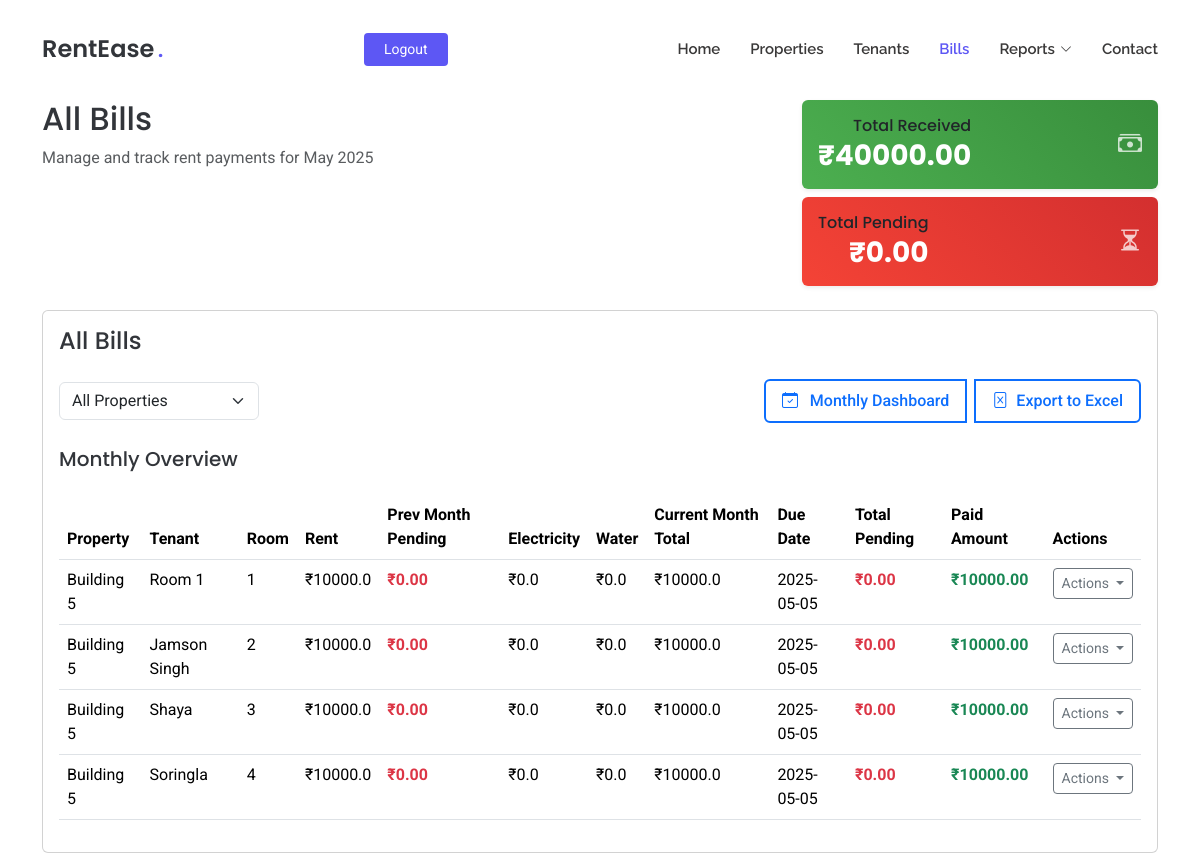
/all-bills (signed in), run on the app's committed database.
### tables this page shows
CREATE TABLE tenants
                 (id INTEGER PRIMARY KEY AUTOINCREMENT,
                  name TEXT NOT NULL,
                  property_id INTEGER NOT NULL,
                  room_id INTEGER NOT NULL,
                  phone_number TEXT NOT NULL,
                  move_in_date DATE NOT NULL,
                  police_verification TEXT, email TEXT, move_out_date DATE,
                  FOREIGN KEY (property_id) REFERENCES properties (id),
                  FOREIGN KEY (room_id) REFERENCES rooms (id));

CREATE TABLE properties
                 (id INTEGER PRIMARY KEY AUTOINCREMENT,
                  name TEXT NOT NULL,
                  address TEXT NOT NULL,
                  user_id INTEGER NOT NULL,
                  FOREIGN KEY (user_id) REFERENCES users (id));

### app/routes.py (the view)
@app.route('/all-bills')
def all_bills():
    if 'user_id' not in session:
        return redirect(url_for('login'))
    conn = get_db()
    cursor = conn.cursor()
    cursor.execute('''
        SELECT
            p.name as property_name,
            t.name as tenant_name,
            r.room_number,
            rc.rent as rent_amount,
            COALESCE(SUM(bp.amount), 0) as paid_amount,
            rc.electricity_charge as electricity_rate,
            rc.water_charge as water_rate,
            t.id as tenant_id,
            t.move_in_date,
            CASE
                WHEN t.move_in_date <= date('now') THEN date('now', 'start of month', '+4 days')
                ELSE date(t.move_in_date, 'start of month', '+4 days')
            END as due_date,
            p.id as property_id,
            (rc.rent + rc.electricity_charge + rc.water_charge) as total_amount,
            CASE
                WHEN EXISTS (
                    SELECT 1
                    FROM bill_payments
                    WHERE tenant_id = t.id
                    AND strftime('%Y-%m', payment_date) = strftime('%Y-%m', date('now', '-1 month'))
                ) THEN (rc.rent + rc.electricity_charge + rc.water_charge - COALESCE((
                    SELECT SUM(amount)
                    FROM bill_payments
                    WHERE tenant_id = t.id
                    AND strftime('%Y-%m', payment_date) = strftime('%Y-%m', date('now', '-1 month'))
                ), 0))
                ELSE 0
            END as prev_month_pending,
            (rc.rent + rc.electricity_charge + rc.water_charge - COALESCE(SUM(bp.amount), 0)) as current_month_pending,
            ((rc.rent + rc.electricity_charge + rc.water_charge - COALESCE(SUM(bp.amount), 0)) +
            CASE
                WHEN EXISTS (
                    SELECT 1
                    FROM bill_payments
                    WHERE tenant_id = t.id
                    AND strftime('%Y-%m', payment_date) = strftime('%Y-%m', date('now', '-1 month'))
                ) THEN (rc.rent + rc.electricity_charge + rc.water_charge - COALESCE((
                    SELECT SUM(amount)
                    FROM bill_payments
                    WHERE tenant_id = t.id
                    AND strftime('%Y-%m', payment_date) = strftime('%Y-%m', date('now', '-1 month'))
                ), 0))
                ELSE 0
            END) as total_pending
        FROM tenants t
        JOIN rooms r ON t.room_id = r.id
        JOIN properties p ON r.property_id = p.id
        JOIN room_configurations rc ON r.room_config_id = rc.id
        LEFT JOIN bill_payments bp ON t.id = bp.tenant_id
            AND strftime('%Y-%m', bp.payment_date) = strftime('%Y-%m', 'now')
        WHERE p.user_id = ?
        GROUP BY t.id
        ORDER BY r.room_number
    ''', (session['user_id'],))
    tenants = cursor.fetchall()
    total_stats = {
        'total': sum(tenant['total_amount'] for tenant in tenants),
        'paid': sum(tenant['paid_amount'] for tenant in tenants),
        'pending': sum(tenant['total_pending'] for tenant in tenants)
    }
    today = datetime.now()
    months = []
    monthly_totals = {}
    for i in range(6):
        month_date = today - timedelta(days=30*i)
        year = month_date.year
        month = month_date.month
        cursor.execute('''
            SELECT
                COALESCE(SUM(bp.amount), 0) as paid_amount,
                COUNT(DISTINCT t.id) * (rc.rent + rc.electricity_charge + rc.water_charge) as expected_total
            FROM tenants t
            JOIN rooms r ON t.room_id = r.id
            JOIN properties p ON r.property_id = p.id
            JOIN room_configurations rc ON r.room_config_id = rc.id
            LEFT JOIN bill_payments bp ON t.id = bp.tenant_id
                AND strftime('%Y', bp.payment_date) = ?
                AND strftime('%m', bp.payment_date) = ?
            WHERE p.user_id = ?
        ''', (str(year), f"{month:02d}", session['user_id']))
        result = cursor.fetchone()
        monthly_totals[f"{year}-{month:02d}"] = {
            'paid': result['paid_amount'] if result else 0,
            'pending': (result['expected_total'] - result['paid_amount']) if result else 0
        }
        months.append(month_date)
    properties = cursor.execute('''
        SELECT id, name
        FROM properties
        WHERE user_id = ?
    ''', (session['user_id'],)).fetchall()
    today_date = today.strftime('%Y-%m-%d')
    conn.close()
    return render_template('all_bills.html',
                         tenants=tenants,
                         total_stats=total_stats,
                         months=months,
                         monthly_totals=monthly_totals,
                         properties=properties,
                         today_date=today_date,
                         total_pending=total_stats['pending'],
                         current_month=today.strftime('%B %Y'))

### app/routes.py (called while the page is built)
def get_db():
    conn = sqlite3.connect('rentease.db')
    conn.row_factory = sqlite3.Row
    return conn

### app/templates/all_bills.html (shortened to what this page needs)
<!DOCTYPE html>
<html lang="en">
<head>
  <link href="{{ url_for('static', filename='assets/vendor/bootstrap/css/bootstrap.min.css') }}" rel="stylesheet">
  <link href="{{ url_for('static', filename='assets/vendor/bootstrap-icons/bootstrap-icons.css') }}" rel="stylesheet">
  <link href="{{ url_for('static', filename='assets/vendor/aos/aos.css') }}" rel="stylesheet">
  <link href="{{ url_for('static', filename='assets/css/main.css') }}" rel="stylesheet">
</head>
<body class="index-page">
  <header id="header" class="header d-flex align-items-center fixed-top">
    <div class="container position-relative d-flex align-items-center justify-content-between">
      <a href="{{ url_for('index') }}" class="logo d-flex align-items-center me-auto me-xl-0">
        <h1 class="sitename">RentEase</h1><span>.</span>
      </a>
      <nav id="navmenu" class="navmenu">
        <ul>
          <li><a href="{{ url_for('index') }}#hero">Home</a></li>
          <li><a href="{{ url_for('index') }}#properties">Properties</a></li>
          <li><a href="{{ url_for('list_tenants') }}">Tenants</a></li>
          <li><a href="{{ url_for('index') }}#bills" class="active">Bills</a></li>
          <li class="dropdown">
            <a href="#"><span>Reports</span> <i class="bi bi-chevron-down toggle-dropdown"></i></a>
          </li>
          <li><a href="{{ url_for('index') }}#contact">Contact</a></li>
        </ul>
      </nav>
      {% if session.get('user_id') %}
        <a class="btn-getstarted" href="{{ url_for('logout') }}">Logout</a>
      {% else %}
        <a class="btn-getstarted me-1" href="{{ url_for('login') }}">Login</a>
        <a class="btn-getstarted" href="{{ url_for('register') }}">Register</a>
      {% endif %}
    </div>
  </header>
  <main class="main" style="margin-top: 100px;">
    <div class="container mt-5">
      <div class="row mb-4">
        <div class="col-md-8">
          <h2>All Bills</h2>
          <p class="text-muted">Manage and track rent payments for {{ current_month }}</p>
        </div>
        <div class="col-md-4 text-md-end">
          <div class="card border-0 shadow-sm mb-2" style="background: linear-gradient(45deg, #4CAF50, #388E3C);">
            <div class="card-body p-3">
              <div class="d-flex justify-content-between align-items-center">
                <div>
                  <h6 class="card-title mb-1 text-white-75">Total Received</h6>
                  <h3 class="mb-0 fw-bold text-white">₹{{ "%.2f"|format(tenants|sum(attribute='paid_amount')) }}</h3>
                </div>
                <i class="bi bi-cash-stack fs-4 text-white opacity-75"></i>
              </div>
            </div>
          </div>
          <div class="card border-0 shadow-sm" style="background: linear-gradient(45deg, #F44336, #D32F2F);">
            <div class="card-body p-3">
              <div class="d-flex justify-content-between align-items-center">
                <div>
                  <h6 class="card-title mb-1 text-white-75">Total Pending</h6>
                  <h3 class="mb-0 fw-bold text-white">₹{{ "%.2f"|format(total_pending) }}</h3>
                </div>
                <i class="bi bi-hourglass-split fs-4 text-white opacity-75"></i>
              </div>
            </div>
          </div>
        </div>
      </div>
      <div class="card">
        <div class="card-body">
          <div class="d-flex justify-content-between align-items-center mb-4">
            <h4 class="mb-0">All Bills</h4>
          </div>
          <div class="d-flex justify-content-between align-items-center mb-4">
            <div class="d-flex align-items-center">
              <select id="propertyFilter" class="form-select me-3" style="width: 200px;">
                <option value="">All Properties</option>
              </select>
            </div>
            <div class="btn-group">
              <button class="btn btn-outline-primary me-2" onclick="openMonthlyDashboard()">
                <i class="bi bi-calendar-check me-2"></i>
                Monthly Dashboard
              </button>
              <a href="{{ url_for('export_bills') }}" class="btn btn-outline-primary">
                <i class="bi bi-file-excel me-2"></i>Export to Excel
              </a>
            </div>
          </div>
          <div class="monthly-dashboard mb-4">
            <h5 class="mb-3">Monthly Overview</h5>
          </div>
          <div class="table-responsive">
            <table class="table table-hover" id="billsTable">
              <thead>
                <tr>
                  <th>Property</th>
                  <th>Tenant</th>
                  <th>Room</th>
                  <th>Rent</th>
                  <th>Prev Month Pending</th>
                  <th>Electricity</th>
                  <th>Water</th>
                  <th>Current Month Total</th>
                  <th>Due Date</th>
                  <th>Total Pending</th>
                  <th>Paid Amount</th>
                  <th>Actions</th>
                </tr>
              </thead>
              <tbody>
                {% for tenant in tenants %}
                <tr data-property-id="{{ tenant.property_id }}">
                  <td>{{ tenant.property_name }}</td>
                  <td>{{ tenant.tenant_name }}</td>
                  <td>{{ tenant.room_number }}</td>
                  <td>₹{{ tenant.rent_amount }}</td>
                  <td class="text-danger fw-bold">₹{{ "%.2f"|format(tenant.prev_month_pending) }}</td>
                  <td>₹{{ tenant.electricity_rate }}</td>
                  <td>₹{{ tenant.water_rate }}</td>
                  <td>₹{{ tenant.total_amount }}</td>
                  <td>{{ tenant.due_date }}</td>
                  <td class="text-danger fw-bold">₹{{ "%.2f"|format(tenant.total_pending) }}</td>
                  <td class="text-success fw-bold">₹{{ "%.2f"|format(tenant.paid_amount) }}</td>
                  <td>
                    <div class="dropdown">
                      <button class="btn btn-sm btn-outline-secondary dropdown-toggle" type="button" data-bs-toggle="dropdown">
                        Actions
                      </button>
                    </div>
                  </td>
                </tr>
                {% endfor %}
              </tbody>
            </table>
          </div>
        </div>
      </div>
    </div>
  </main>
</body>
</html>

### app/static/assets/css/main.css (style rules this page uses)
:root { --default-font: "Roboto", system-ui, -apple-system, "Segoe UI", Roboto, "Helvetica Neue", Arial, "Noto Sans", "Liberation Sans", sans-serif, "Apple Color Emoji", "Segoe UI Emoji", "Segoe UI Symbol", "Noto Color Emoji"; --heading-font: "Poppins", sans-serif; --nav-font: "Raleway", sans-serif; }
:root { --background-color: #ffffff; --default-color: #212529; --heading-color: #32353a; --accent-color: #5d57f4; --surface-color: #ffffff; --contrast-color: #ffffff; }
:root { --nav-color: #3a3939; --nav-hover-color: #5d57f4; --nav-mobile-background-color: #ffffff; --nav-dropdown-background-color: #ffffff; --nav-dropdown-color: #3a3939; --nav-dropdown-hover-color: #5d57f4; }
:root { scroll-behavior: smooth; }
body { color: var(--default-color); background-color: var(--background-color); font-family: var(--default-font); }
a { color: var(--accent-color); text-decoration: none; transition: 0.3s; }
h1, h2, h3, h4, h5, h6 { color: var(--heading-color); font-family: var(--heading-font); }
.header { --background-color: rgba(255, 255, 255, 0); color: var(--default-color); background-color: var(--background-color); padding: 20px 0; transition: all 0.5s; z-index: 997; }
.header .logo { line-height: 1; }
.header .logo h1 { font-size: 24px; margin: 0; font-weight: 600; color: var(--heading-color); }
.header .logo span { color: var(--accent-color); font-size: 24px; font-weight: 600; padding-left: 3px; }
.header .btn-getstarted, .header .btn-getstarted:focus { color: var(--contrast-color); background: var(--accent-color); font-size: 14px; padding: 8px 26px; margin: 0; border-radius: 4px; transition: 0.3s; }
@media (max-width: 1200px) { .header .logo { order: 1; } }
@media (max-width: 1200px) { .header .btn-getstarted { order: 2; margin: 0 15px 0 0; padding: 6px 20px; } }
@media (max-width: 1200px) { .header .navmenu { order: 3; } }
@media (min-width: 1200px) { .navmenu { padding: 0; } }
@media (min-width: 1200px) { .navmenu ul { margin: 0; padding: 0; display: flex; list-style: none; align-items: center; } }
@media (min-width: 1200px) { .navmenu li { position: relative; } }
@media (min-width: 1200px) { .navmenu a, .navmenu a:focus { color: var(--nav-color); padding: 18px 15px; font-size: 15px; font-family: var(--nav-font); font-weight: 600; display: flex; align-items: center; justify-content: space-between; white-space: nowrap; transition: 0.3s; } }
@media (min-width: 1200px) { .navmenu a i, .navmenu a:focus i { font-size: 12px; line-height: 0; margin-left: 5px; transition: 0.3s; } }
@media (min-width: 1200px) { .navmenu li:last-child a { padding-right: 0; } }
@media (min-width: 1200px) { .navmenu li:hover>a, .navmenu .active, .navmenu .active:focus { color: var(--nav-hover-color); } }

### app/templates/all_bills.html (style rules this page uses)
.btn-outline-primary { padding: 0.5rem 1rem; font-weight: 500; transition: all 0.3s ease; border-width: 2px; }
.btn-outline-primary i { transition: transform 0.3s ease; }

### data on the page
tenants: property_name "Building 5", tenant_name "Room 1", room_number "1", rent_amount "10000.0", prev_month_pending "0.00", electricity_rate "0.0", water_rate "0.0", total_amount "10000.0", due_date "2025-05-05", total_pending "0.00", paid_amount "10000.00"
tenants: property_name "Building 5", tenant_name "Jamson Singh", room_number "2", rent_amount "10000.0", prev_month_pending "0.00", electricity_rate "0.0", water_rate "0.0", total_amount "10000.0", due_date "2025-05-05", total_pending "0.00", paid_amount "10000.00"
tenants: property_name "Building 5", tenant_name "Shaya", room_number "3", rent_amount "10000.0", prev_month_pending "0.00", electricity_rate "0.0", water_rate "0.0", total_amount "10000.0", due_date "2025-05-05", total_pending "0.00", paid_amount "10000.00"
tenants: property_name "Building 5", tenant_name "Soringla", room_number "4", rent_amount "10000.0", prev_month_pending "0.00", electricity_rate "0.0", water_rate "0.0", total_amount "10000.0", due_date "2025-05-05", total_pending "0.00", paid_amount "10000.00"

### other printed values
{{ "%.2f"|format(tenants|sum(attribute='paid_amount')) }} "40000.00"
{{ "%.2f"|format(total_pending) }} "0.00"
